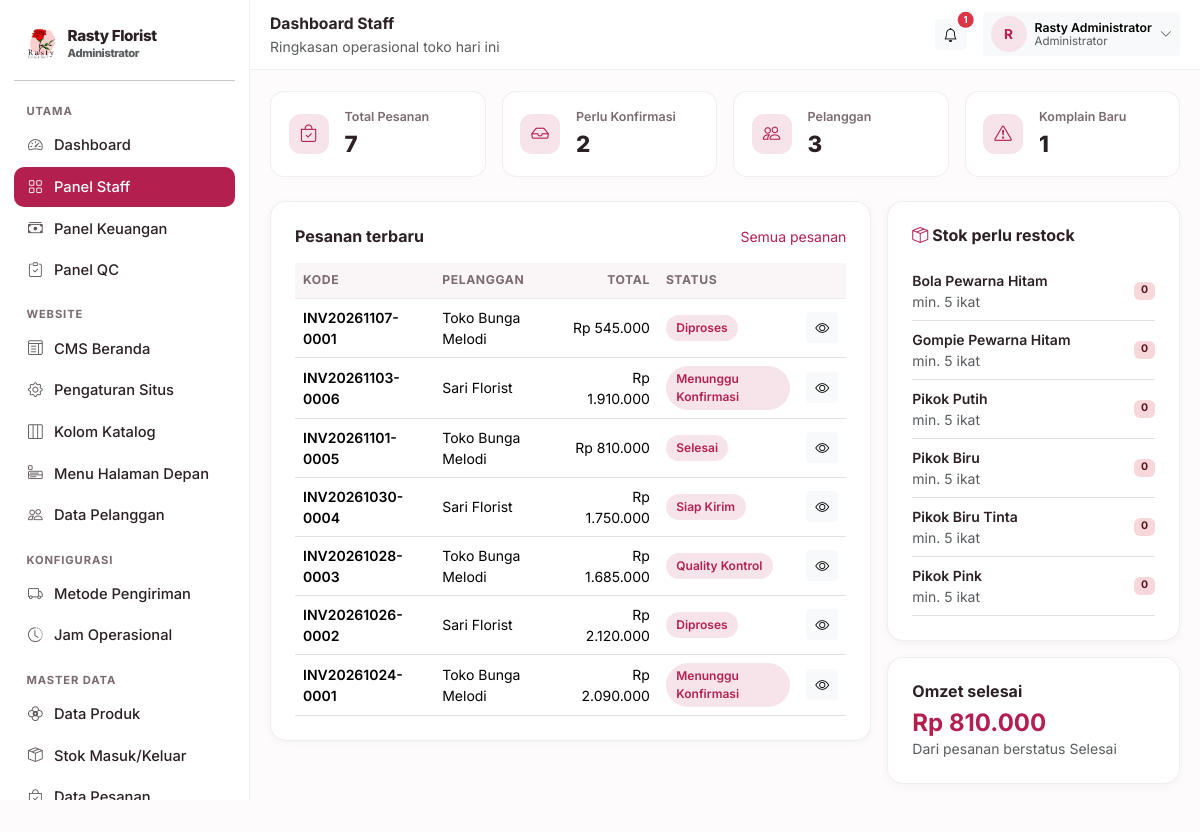
Page /staff/ (signed in) on the committed database.
### tables this page shows
CREATE TABLE settings (
    key TEXT PRIMARY KEY,
    value TEXT
);

CREATE TABLE users (
    id INTEGER PRIMARY KEY AUTOINCREMENT,
    username TEXT UNIQUE NOT NULL,
    password_hash TEXT NOT NULL,
    nama TEXT NOT NULL,
    role TEXT NOT NULL,
    telepon TEXT DEFAULT '',
    email TEXT DEFAULT '',
    alamat TEXT DEFAULT '',
    aktif INTEGER NOT NULL DEFAULT 1,
    created_at TEXT NOT NULL
);

CREATE TABLE orders (
    id INTEGER PRIMARY KEY AUTOINCREMENT,
    kode TEXT UNIQUE NOT NULL,
    user_id INTEGER,
    nama_pelanggan TEXT NOT NULL,
    telepon TEXT DEFAULT '',
    alamat TEXT DEFAULT '',
    catatan TEXT DEFAULT '',
    subtotal INTEGER NOT NULL DEFAULT 0,
    ongkir INTEGER NOT NULL DEFAULT 0,
    total INTEGER NOT NULL DEFAULT 0,
    metode_bayar TEXT DEFAULT 'Transfer Bank',
    status TEXT NOT NULL DEFAULT 'Menunggu Konfirmasi',
    status_bayar TEXT NOT NULL DEFAULT 'Belum Bayar',
    pengiriman TEXT DEFAULT 'Dikirim',
    dibuat_oleh INTEGER,
    created_at TEXT NOT NULL,
    updated_at TEXT NOT NULL
, kode_lacak TEXT DEFAULT '');

CREATE TABLE products (
    id INTEGER PRIMARY KEY AUTOINCREMENT,
    nama TEXT NOT NULL,
    deskripsi TEXT DEFAULT '',
    kategori TEXT DEFAULT 'Bunga Potong',
    harga INTEGER NOT NULL DEFAULT 0,
    stok INTEGER NOT NULL DEFAULT 0,
    stok_minimum INTEGER DEFAULT 5,
    satuan TEXT DEFAULT 'ikat',
    gambar TEXT DEFAULT '',
    aktif INTEGER NOT NULL DEFAULT 1,
    created_at TEXT NOT NULL
, min_order INTEGER NOT NULL DEFAULT 0, deskripsi_panjang TEXT DEFAULT '', rekomendasi TEXT DEFAULT '', ketentuan TEXT DEFAULT '');

### blueprints/staff.py (the view)
@bp.route("/")
def dashboard():
    stats = {
        "pesanan": database.query("SELECT COUNT(*) AS c FROM orders", one=True)["c"],
        "baru": database.query("SELECT COUNT(*) AS c FROM orders WHERE status = 'Menunggu Konfirmasi'", one=True)["c"],
        "pelanggan": database.query("SELECT COUNT(*) AS c FROM users WHERE role = 'pelanggan'", one=True)["c"],
        "komplain": database.query("SELECT COUNT(*) AS c FROM complaints WHERE status = 'Baru'", one=True)["c"],
        "omzet": database.query("SELECT COALESCE(SUM(total),0) AS s FROM orders WHERE status = 'Selesai'", one=True)["s"],
        "stok_menipis": database.query(
            "SELECT COUNT(*) AS c FROM products WHERE aktif = 1 AND stok <= stok_minimum", one=True)["c"],
    }
    return render_template(
        "staff/dashboard.html", stats=stats,
        orders=database.query("SELECT * FROM orders ORDER BY id DESC LIMIT 8"),
        menipis=database.query(
            "SELECT * FROM products WHERE aktif = 1 AND stok <= stok_minimum ORDER BY stok LIMIT 6"))

### blueprints/staff.py (called while the page is built)
@bp.before_request
def guard():
    user = helpers.current_user()
    if user is None:
        flash("Silakan masuk terlebih dahulu.", "warning")
        return redirect(url_for("auth.login", next=request.path))
    if user["role"] in STAFF_ROLES:
        return
    if user["role"] == "staff_keuangan" and request.endpoint \
            and request.endpoint.split(".")[-1] in KEUANGAN_ENDPOINTS:
        return
    abort(403)

### db.py (called while the page is built)
def invoice_logo_px(settings=None):
    ukuran = (settings or all_settings()).get("invoice_logo_ukuran", "sedang")
    for kunci, _label, px in INVOICE_LOGO_UKURAN:
        if kunci == ukuran:
            return px
    return 64

def katalog_dari(settings):
    return {key: settings.get(key, "1") == "1" for key, _label, _ket in KATALOG_SEKSI}

def pengiriman_metode(settings=None):
    data = settings or all_settings()
    aktif = [label for key, label, _ket in PENGIRIMAN_METODE
             if data.get(key, "1") == "1"]
    return aktif or [PENGIRIMAN_METODE[1][1]]

def jam_harian(settings=None):
    data = settings or all_settings()
    hasil = {}
    for key, _label in HARI:
        buka, tutup = JAM_BAWAAN[key]
        hasil[key] = (data.get("jam_buka_" + key, buka), data.get("jam_tutup_" + key, tutup))
    return hasil

def jam_dari(settings):
    return {key: (settings.get("jam_buka_" + key, JAM_BAWAAN[key][0]),
                  settings.get("jam_tutup_" + key, JAM_BAWAAN[key][1]))
            for key, _label in HARI}

def _jam_teks(nilai):
    return nilai.replace(":", ".")

def jam_daftar(settings=None):
    data = settings or all_settings()
    jam = jam_dari(data)
    rows = []
    for key, label in HARI:
        buka, tutup = jam[key]
        rows.append({
            "key": key,
            "label": label,
            "buka": buka,
            "tutup": tutup,
            "tutup_hari": buka == tutup or not buka or not tutup,
            "teks": "%s – %s WIB" % (_jam_teks(buka), _jam_teks(tutup)),
        })
    return rows

def jam_ringkas(settings=None):
    rows = jam_daftar(settings)
    grup = []
    for row in rows:
        nilai = "Tutup" if row["tutup_hari"] else row["teks"]
        if grup and grup[-1][1] == nilai:
            grup[-1][2] = row["label"]
        else:
            grup.append([row["label"], nilai, row["label"]])
    hasil = []
    for awal, nilai, akhir in grup:
        label = awal if awal == akhir else "%s – %s" % (awal, akhir)
        hasil.append((label, nilai))
    return hasil

### templates/staff/dashboard.html (shortened to what this page needs)
{% extends "panel_base.html" %}
{% block heading %}Dashboard Staff{% endblock %}
{% block subheading %}Ringkasan operasional toko hari ini{% endblock %}
{% block content %}
<div class="row g-3 mb-4">
  <div class="col-6 col-lg-3">
    <div class="rf-stat d-flex gap-3 align-items-center">
      <div class="icon"><i class="bi bi-bag-check"></i></div>
      <div><div class="label">Total Pesanan</div><div class="value">{{ stats.pesanan }}</div></div>
    </div>
  </div>
  <div class="col-6 col-lg-3">
    <div class="rf-stat d-flex gap-3 align-items-center">
      <div class="icon"><i class="bi bi-inbox"></i></div>
      <div><div class="label">Perlu Konfirmasi</div><div class="value">{{ stats.baru }}</div></div>
    </div>
  </div>
  <div class="col-6 col-lg-3">
    <div class="rf-stat d-flex gap-3 align-items-center">
      <div class="icon"><i class="bi bi-people"></i></div>
      <div><div class="label">Pelanggan</div><div class="value">{{ stats.pelanggan }}</div></div>
    </div>
  </div>
  <div class="col-6 col-lg-3">
    <div class="rf-stat d-flex gap-3 align-items-center">
      <div class="icon"><i class="bi bi-exclamation-triangle"></i></div>
      <div><div class="label">Komplain Baru</div><div class="value">{{ stats.komplain }}</div></div>
    </div>
  </div>
</div>
<div class="row g-3">
  <div class="col-lg-8">
    <div class="rf-card p-3 p-md-4">
      <div class="d-flex justify-content-between align-items-center mb-3">
        <h6 class="fw-bold mb-0">Pesanan terbaru</h6>
        <a href="{{ url_for('staff.orders') }}" class="small">Semua pesanan</a>
      </div>
      <div class="table-responsive rf-scroll-x">
        <table class="table table-rf align-middle mb-0">
          <thead><tr><th>Kode</th><th>Pelanggan</th><th class="text-end">Total</th><th>Status</th><th></th></tr></thead>
          <tbody>
            {% for o in orders %}
            <tr>
              <td class="fw-semibold small">{{ o.kode }}</td>
              <td class="small">{{ o.nama_pelanggan }}</td>
              <td class="text-end small">{{ rupiah(o.total) }}</td>
              <td><span class="rf-chip">{{ o.status }}</span></td>
              <td class="text-end">
                <a class="btn btn-sm btn-light" href="{{ url_for('staff.order_detail', order_id=o.id) }}"><i class="bi bi-eye"></i></a>
              </td>
            </tr>
            {% else %}
            <tr><td colspan="5"><div class="rf-empty">Belum ada pesanan.</div></td></tr>
            {% endfor %}
          </tbody>
        </table>
      </div>
    </div>
  </div>
  <div class="col-lg-4">
    <div class="rf-card p-3 p-md-4 mb-3">
      <h6 class="fw-bold mb-3"><i class="bi bi-box-seam me-1 text-rf"></i>Stok perlu restock</h6>
      {% for p in menipis %}
      <div class="d-flex justify-content-between align-items-center py-2 border-bottom small">
        <div>
          <div class="fw-semibold">{{ p.nama }}</div>
          <div class="text-muted">min. {{ p.stok_minimum }} {{ p.satuan }}</div>
        </div>
        <span class="badge bg-danger-subtle text-danger-emphasis">{{ p.stok }}</span>
      </div>
      {% else %}
      <div class="small text-muted">Semua stok aman.</div>
      {% endfor %}
    </div>
    <div class="rf-card p-3 p-md-4">
      <h6 class="fw-bold mb-2">Omzet selesai</h6>
      <div class="h4 fw-bold text-rf mb-0">{{ rupiah(stats.omzet) }}</div>
      <div class="small text-muted">Dari pesanan berstatus Selesai</div>
    </div>
  </div>
</div>
{% endblock %}

### templates/panel_base.html (shortened to what this page needs)
<!doctype html>
<html lang="id">
<head>
  <link href="https://cdn.jsdelivr.net/npm/bootstrap@5.3.3/dist/css/bootstrap.min.css" rel="stylesheet">
  <link href="https://cdn.jsdelivr.net/npm/bootstrap-icons@1.11.3/font/bootstrap-icons.min.css" rel="stylesheet">
</head>
<body>
<div class="rf-shell">
  <aside class="rf-sidebar" id="rfSidebar">
    <a href="{{ panel_url }}" class="d-flex align-items-center gap-2 rf-brand px-2 py-2 mb-2">
      {% if settings.logo %}
        <img src="{{ url_for('static', filename='uploads/' + settings.logo) }}" alt="Logo">
      {% else %}
        <span class="rf-brand-mark">R</span>
      {% endif %}
      <div>
        <div style="font-size:.95rem;line-height:1.1">{{ settings.nama_toko }}</div>
        <div class="small text-muted" style="font-size:.7rem">{{ ROLE_LABEL.get(current_user.role, '') }}</div>
      </div>
    </a>
    <hr class="my-2">
    <ul class="nav flex-column">
      {% for grup, item_menu in menu %}
        {% set visible = item_menu | selectattr('2', 'in', features_aktif) | list %}
        {% if visible %}
          <li class="rf-sidebar-head">{{ grup }}</li>
          {% for label, endpoint, fitur, ikon in visible %}
          <li class="nav-item">
            <a class="nav-link {% if request.endpoint == endpoint %}active{% endif %}" href="{{ url_for(endpoint) }}">
              <span class="rf-ico"><i class="bi bi-{{ ikon }}"></i></span>
              <span>{{ label }}</span>
            </a>
          </li>
          {% endfor %}
        {% endif %}
      {% endfor %}
    </ul>
  </aside>
  <div class="rf-main">
    <div class="rf-topbar">
      <div class="flex-grow-1">
        <div class="fw-bold" style="font-size:.98rem">{% block heading %}Panel{% endblock %}</div>
        <div class="small text-muted">{% block subheading %}{% endblock %}</div>
      </div>
      <a href="{{ notif_url or url_for('public.index') }}" class="btn btn-sm btn-light position-relative">
        <i class="bi bi-bell"></i>
        {% if unread %}<span class="position-absolute top-0 start-100 translate-middle badge rounded-pill bg-danger" style="font-size:.6rem">{{ unread }}</span>{% endif %}
      </a>
      <div class="dropdown">
        <button class="btn btn-sm btn-light d-flex align-items-center gap-2 border-0" type="button"
                data-bs-toggle="dropdown" data-bs-display="static" aria-expanded="false">
          <span class="rf-avatar">{{ current_user.nama[:1]|upper }}</span>
          <span class="d-none d-md-block small text-start" style="line-height:1.1">
            <span class="fw-semibold d-block">{{ current_user.nama }}</span>
            <span class="text-muted d-block" style="font-size:.72rem">{{ ROLE_LABEL.get(current_user.role, '') }}</span>
          </span>
          <i class="bi bi-chevron-down small text-muted"></i>
        </button>
      </div>
    </div>
    <div class="rf-content">
      {% block content %}{% endblock %}
    </div>
  </div>
</div>
</body>
</html>

### rows in the picture
settings: value (picture)
settings: nama_toko "Rasty Florist"
users: get "Administrator", nama "R", nama "Rasty Administrator"
orders: kode "INV20261107-0001", nama_pelanggan "Toko Bunga Melodi", total "Rp 545.000", status "Diproses"
orders: kode "INV20261103-0006", nama_pelanggan "Sari Florist", total "Rp 1.910.000", status "Menunggu Konfirmasi"
orders: kode "INV20261101-0005", nama_pelanggan "Toko Bunga Melodi", total "Rp 810.000", status "Selesai"
orders: kode "INV20261030-0004", nama_pelanggan "Sari Florist", total "Rp 1.750.000", status "Siap Kirim"
orders: kode "INV20261028-0003", nama_pelanggan "Toko Bunga Melodi", total "Rp 1.685.000", status "Quality Kontrol"
orders: kode "INV20261026-0002", nama_pelanggan "Sari Florist", total "Rp 2.120.000", status "Diproses"
orders: kode "INV20261024-0001", nama_pelanggan "Toko Bunga Melodi", total "Rp 2.090.000", status "Menunggu Konfirmasi"
products: nama "Bola Pewarna Hitam", stok_minimum "5", satuan "ikat", stok "0"
products: nama "Gompie Pewarna Hitam", stok_minimum "5", satuan "ikat", stok "0"
products: nama "Pikok Putih", stok_minimum "5", satuan "ikat", stok "0"
products: nama "Pikok Biru", stok_minimum "5", satuan "ikat", stok "0"
products: nama "Pikok Biru Tinta", stok_minimum "5", satuan "ikat", stok "0"
products: nama "Pikok Pink", stok_minimum "5", satuan "ikat", stok "0"

### other values in the picture
{{ grup }} "UTAMA" "WEBSITE" "KONFIGURASI" "MASTER DATA"
{{ label }} "Dashboard" "Panel Staff" "Panel Keuangan" "Panel QC" "CMS Beranda" "Pengaturan Situs" "Kolom Katalog" "Menu Halaman Depan" "Data Pelanggan" "Metode Pengiriman" "Jam Operasional" "Data Produk" "Stok Masuk/Keluar"
{{ unread }} "1"
{{ stats.pesanan }} "7"
{{ stats.baru }} "2"
{{ stats.pelanggan }} "3"
{{ stats.komplain }} "1"
{{ rupiah(stats.omzet) }} "Rp 810.000"
